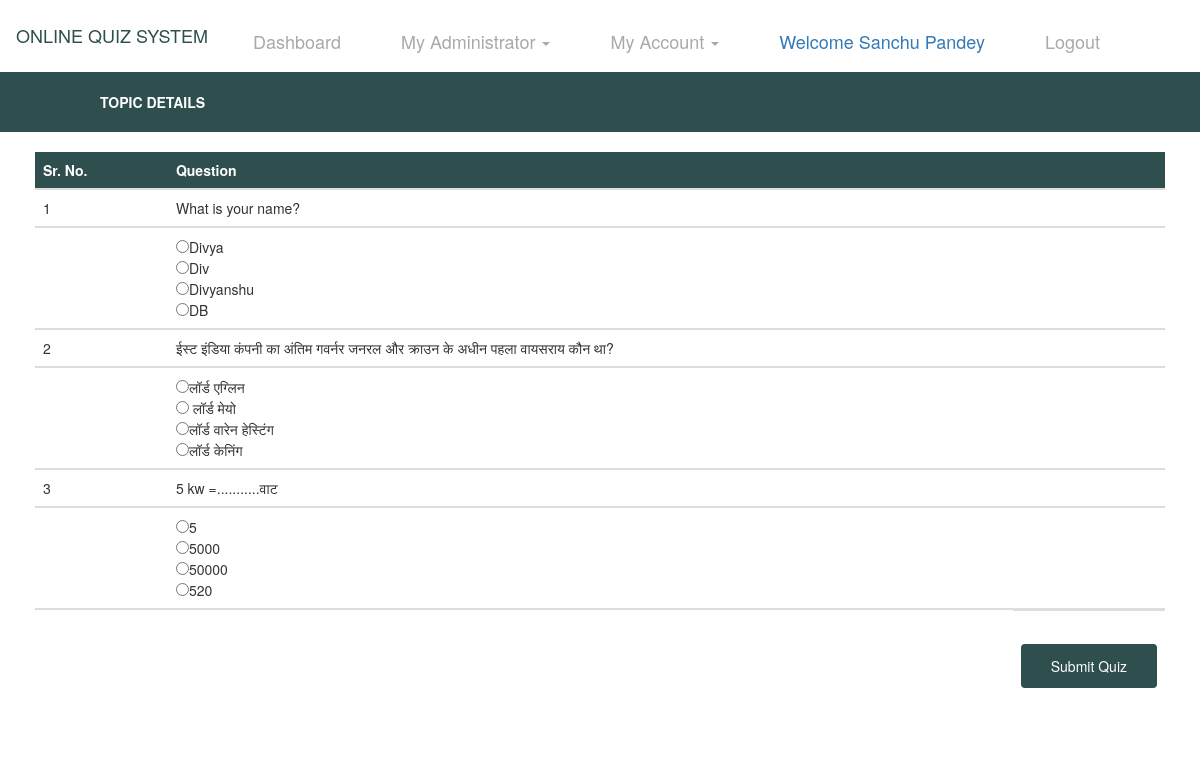
/startquiz/4 (signed in), run on the app's committed database.
### Quiz/models.py (models this page shows, shortened)
class Question(models.Model):
    topic = models.ForeignKey(Topic, on_delete=models.CASCADE, null=True)
    question = models.CharField(max_length=200, null=True)
    option1 = models.CharField(max_length=30, null=True)
    option2 = models.CharField(max_length=30, null=True)
    option3 = models.CharField(max_length=30, null=True)
    option4 = models.CharField(max_length=30, null=True)
    answer = models.CharField(max_length=30, null=True)

### Quiz/views.py (the view, shortened to what this page needs)
# urls.py: path('startquiz/<int:pid>', StartQuiz, name='startquiz'),
def StartQuiz(request,pid):
    if not request.user.is_authenticated:
        return redirect('studentlogin')
    data1 = Topic.objects.get(id=pid)
    data = Question.objects.filter(topic=data1)
    final=[]
    d = {'topic': data}
    return render(request,'startquiz.html',d)

### Quiz/templates/startquiz.html (shortened to what this page needs)
{% extends 'base3.html' %}
{% load static %}
{% block body %}
<div style="background-color:DarkSlateGrey;padding:20px">
        <table width="1000" align="center">
    <tr><th style="color:white">TOPIC DETAILS</th>
    </tr>
</table>
</div>
<div class="container" style="padding:20px;border:0px solid white">
    <form action="" method="post">
<table class="table" style="border:0px solid white">
  <thead style="background-color:DarkSlateGrey;color:white;border-color:white">
  <tr><th>Sr. No.</th>
      <th>Question</th>
  </tr>
  </thead>
    {% for i in topic %}
    <tbody><tr>
    <td>{{forloop.counter}}</td>
	<td>{{i.question}}</td>
    </tr>
    </tbody>
<tbody>
    <tr><td></td>
        <td><input type="radio" name="que{{forloop.counter}}" value="{{i.option1}}">{{i.option1}}<br>
        <input type="radio" name="que{{forloop.counter}}" value="{{i.option2}}">{{i.option2}}<br>
        <input type="radio" name="que{{forloop.counter}}" value="{{i.option3}}">{{i.option3}}<br>
        <input type="radio" name="que{{forloop.counter}}" value="{{i.option4}}">{{i.option4}}
    </td></tr>
    </tbody>
    {% endfor %}
    <tbody><tr>
        <td></td>
        <td style="float:right"><input type="submit" value="Submit Quiz"></td></tr></tbody>
</table>
    </form>
</div>
{% endblock %}

### Quiz/templates/base3.html (shortened to what this page needs)
<!DOCTYPE html>
<html lang="en">
<head>
    {% load static %}
  <link rel="stylesheet" href="https://maxcdn.bootstrapcdn.com/bootstrap/3.4.0/css/bootstrap.min.css">
  <link rel = stylesheet href = "//cdn.datatables.net/1.10.19/css/jquery.dataTables.min.css">
    <link href="https://stackpath.bootstrapcdn.com/font-awesome/4.7.0/css/font-awesome.min.css" rel="stylesheet">
</head>
<body>
<nav class="navbar navbar-expand-sm bg-info navbar-dark" style="background-color:white">
    <ul class="nav navbar-nav">
      <li class="navbar-brand" style="color:DarkSlateGrey"><h4>ONLINE QUIZ SYSTEM</h4></li>
      <li class="navbar-brand"><a href="{% url 'studentdashboard' %}" style="color:darkgrey">Dashboard</a></li>
      <li class="navbar-brand"><a class="dropdown-toggle" data-toggle="dropdown" href="#" style="color:darkgrey;bottom-padding:18px">My Administrator  <span class="caret"></span></a>
      </li>
      <li class="navbar-brand"><a class="dropdown-toggle" data-toggle="dropdown" href="#" style="color:darkgrey;bottom-padding:18px">My Account  <span class="caret"></span></a>
        </li>
        <li class="navbar-brand"> <a href="#" style="color:Black margin-top:25px">Welcome {{request.user.first_name}} {{request.user.last_name}}</a></li>
        <li class="navbar-brand"><a href="{% url 'logout' %}" style="color:darkgrey">Logout</a></li>
    </ul>
</nav>
{% block body %}
{% endblock %}
</body>
</html>

### Quiz/templates/base3.html (style rules this page uses)
input[type=submit] { background-color: DarkSlateGrey; border: none; color: darkgrey; text-decoration: none; cursor: pointer; }

### Quiz/templates/startquiz.html (style rules this page uses)
input[type=submit] { width:100%; background-color:DarkSlateGray ; color: white; padding:12px 30px; border: none; border-radius: 4px; cursor: pointer; float:center; margin-top: 25px; }

### data on the page
Question: question "What is your name?", option1 "Divya", option2 "Div", option3 "Divyanshu", option4 "DB"
Question: question "ईस्ट इंडिया कंपनी का अंतिम गवर्नर जनरल और क्राउन के अधीन पहला वायसराय कौन था?", option1 "लॉर्ड एग्लिन", option2 "लॉर्ड मेयो", option3 "लॉर्ड वारेन हेस्टिंग", option4 "लॉर्ड केनिंग"
Question: question "5 kw =...........वाट", option1 "5", option2 "5000", option3 "50000", option4 "520"

### other printed values
{{ request.user.first_name }} "Sanchu"
{{ request.user.last_name }} "Pandey"
